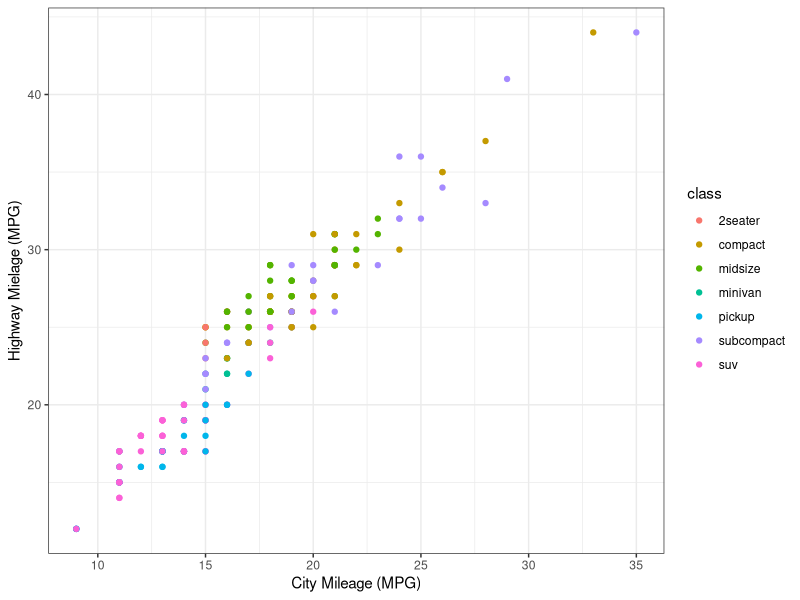
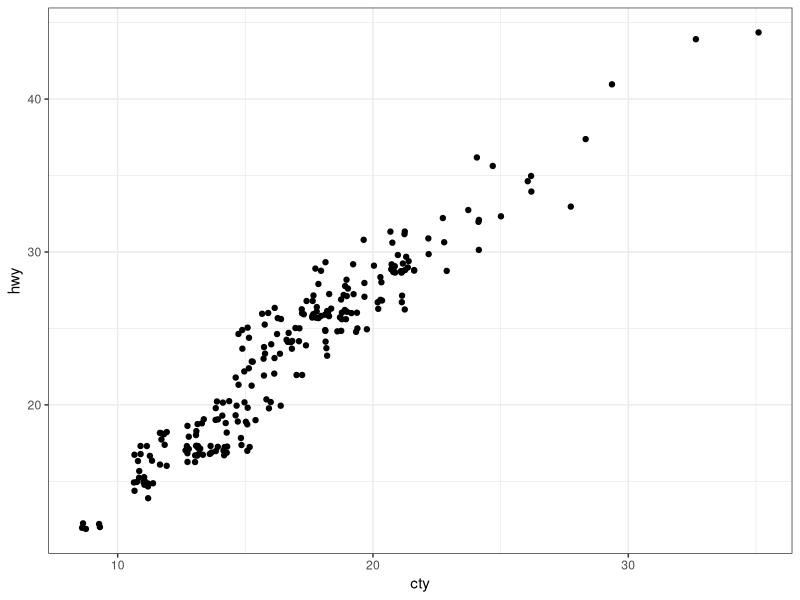
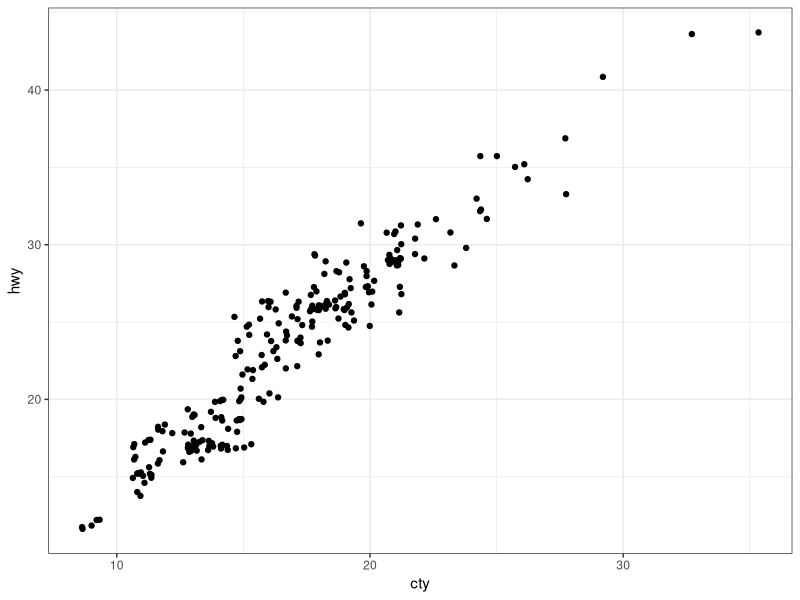
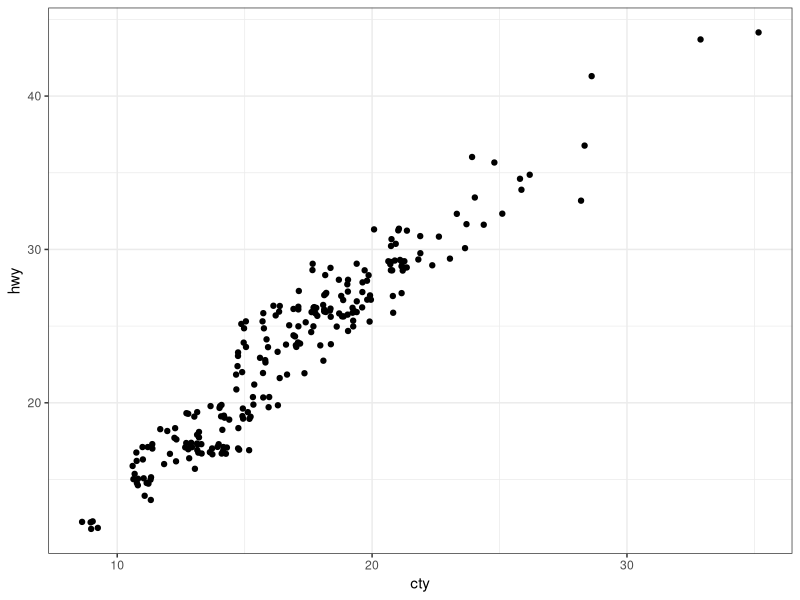
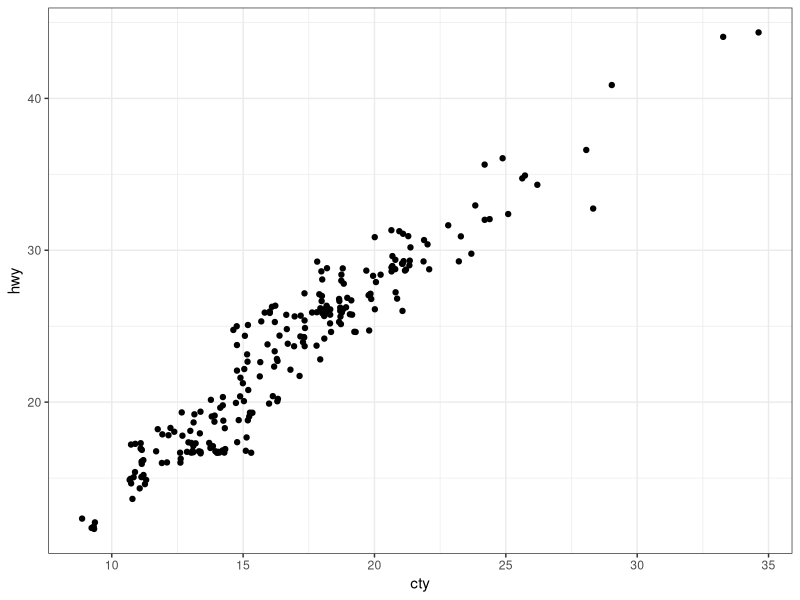
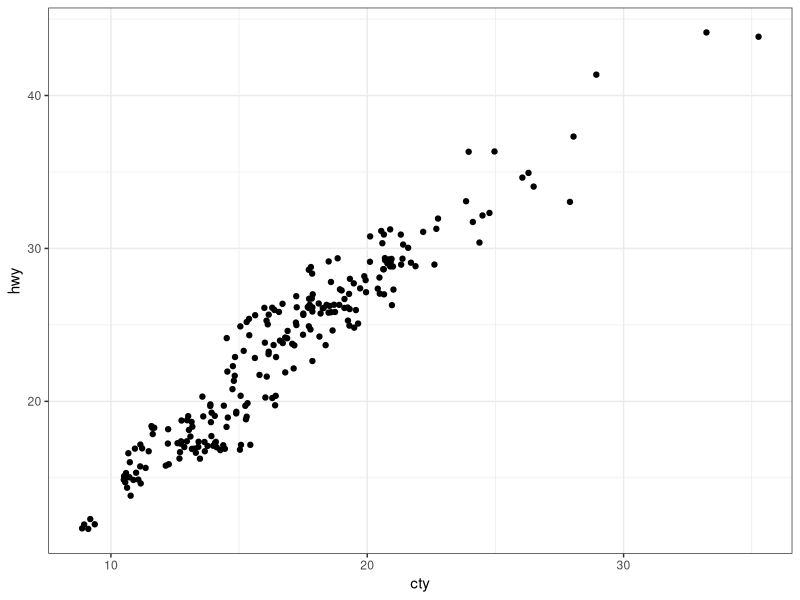
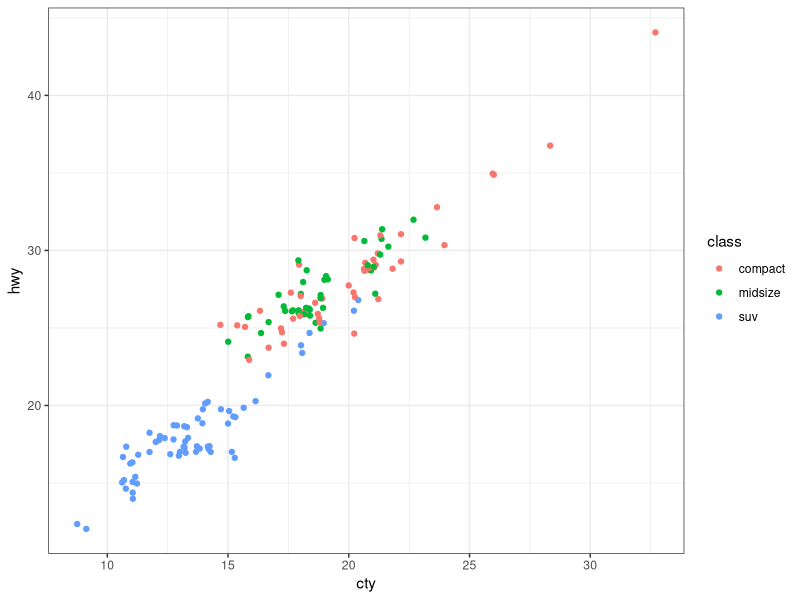
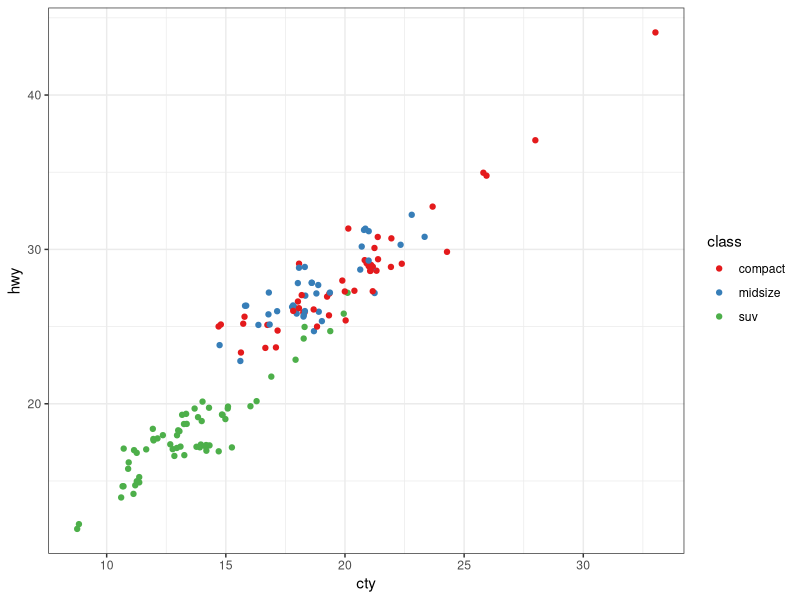

Reproduce these figures in R, in order. (Note: this script raises an error after producing the figures.)
# ---------------------------------------------------------- #
#### MODULE 3: Plot even more data!                       ####               
# ---------------------------------------------------------- #

## OBJECTIVE:
# 1. To develop a "grammar of graphics".
# 2. To become comfortable using ggplot2 for exploratory data visualization.


# ---------------------------------------------------------- #
#### SET UP:                                              ####
# ---------------------------------------------------------- #
# REMINDER: In RStudio, open the Rproject for our course (UNCG_DataWrangling), 
# pull any changes from GitHub, and navigate to the branch you created for 
# yourself (just a single branch for the whole semester) in RStudio's Git tab.
# Open this week's assignment in this new branch to complete and submit on GitHub.
# Ideally, you'll commit your answers a bit at a time as you work through
# this assignment, rather than committing all at once at the end.

# Reminder of some helpful resources for graphing in R:
# ggplot Cookbook: http://www.cookbook-r.com/Graphs/
# Official ggplot2 Book: https://ggplot2-book.org/
# Themes in ggplot2: https://ggplot2-book.org/polishing.html#themes

# In ggplot2, aesthetic means “something you can see”. Each aesthetic is a
# mapping between a visual cue and a variable.
# Examples include:
# position (i.e., on the x and y axes)
# color (“outside” color)
# fill (“inside” color)
# shape (of points)
# line type
# size

# Each type of geometric object (geom) accepts only a subset of all aesthetics.
# Refer to the geom help pages to see what mappings each geom accepts. Aesthetic
# mappings are set with the aes() function.

# TASK: We will be using the ggplot2 package for graphing. Fortunately, ggplot2 
# is nested within the tidyverse package (along with many others).
# Start by writing code to load the tidyverse library.
# HINT: see the end of assignment #1 if you forgot how to load a package.
library(tidyverse)

# TASK: Write code below to set your theme to black and white and both your major
# AND minor gridlines to element_blank for all plots you'll be making today.
# HINT: Check back to last week's assignment section 1.9 for setting themes for
# all plots.
theme_set(theme_bw())+
theme(panel.grid.major = element_blank(),
      panel.grid.minor = element_blank()) 
  

# ---------------------------------------------------------- #
#### 1.0 CORRELATION                                      ####
# ---------------------------------------------------------- #

# We learned how to make correlations last week, but it never hurts to get
# more practice! Let's start by using a data set built into ggplot2.
# The mpg dataset looks at the gas efficiency of different cars. Run the following
# code to load the data:
data(mpg, package = "ggplot2")

# TASK: Create a scatterplot (i.e., a dot plot) to relate city and highway mileage.
# Color the points by the class of car (class column) and label the x and y axis 
# to be more informative (City Mileage (MPG) vs Highway Mileage (MPG)).
# HINT: Refer back to last week's assignment or the ggplot help resources if you 
# forget how to make a scatterplot.
mpg

ggplot(mpg, aes (x = cty, y = hwy, color = class))+
         geom_point()+
         xlab("City Mileage (MPG)") + 
         ylab("Highway Mielage (MPG)")
         
# Looks alright, but the graph may be hiding some information...
# QUESTION: How many data points are in the mpg dataframe?
# 234

# QUESTION: Approximately how many dots are in the graph you just made? How does
# that compare to the number of observations in the dataframe?
# Around 80

# Try another correlation-focused geom that addresses this problem by running
# the following code:
ggplot(data=mpg, aes(x=cty, y=hwy)) + 
  geom_jitter()


# QUESTION: What happened when you created the plot with geom_jitter?
# Previously missing points appeared. The axis labels present correspond to column
# names in the dataframe.

# QUESTION: Run the code to create a plot using geom_jitter a second time. Then run it
# again and again. What happens each time? Why is this happening?
ggplot(data=mpg, aes(x=cty, y=hwy)) + 
  geom_jitter()

ggplot(data=mpg, aes(x=cty, y=hwy)) + 
  geom_jitter()

ggplot(data=mpg, aes(x=cty, y=hwy)) + 
  geom_jitter()

# The points moved every time. The points are not smoothened like what we saw
# previously with geom_point.

# TASK: The default in geom_jitter is to jitter (or slightly move) the points away
# from each other in both the x and y directions. Check the help file for geom_jitter
# and write code below to make a graph where you jitter points in only the x-dimension
# by 0.5.
ggplot(data=mpg, aes(x=cty, y=hwy)) + 
  geom_jitter(width = 0.5)


# ---------------------------------------------------------- #
#### 1.1 DETOUR! COLORS, COLORS, COLORS                   ####
# ---------------------------------------------------------- #

# Our world is so colorful, and our graphs can be too! But we want to be mindful
# of our color choices to not only be beautiful, but also informative and accessible.

# TASK: Create a new dataframe that filters our mpg data down to only information
# for car classes compact, midsize, and suv using an %in% statement. Name your 
# new dataframe mpgSubset.
# HINT: Refer back to the Transform assignment if you want help with %in% (or 
# try googling!)
mpgSubset <- mpg %>% 
  filter(class %in% c("compact", "midsize", "suv"))

# ggplot has lots of nice (and some not so nice) built-in color palettes that we 
# can use to fill our bars with color. Try running the following code:
ggplot(data=mpgSubset, aes(x=cty, y=hwy, color=class)) +
  geom_jitter()

# The code above supplies us with ggplot's default color palette, which I find not
# so pleasing. Let's try to change this!

# We can add a statement specifying the scale of colors we would prefer. One way
# to do this is to use other pre-set palettes from ggplot. Run the code below to 
# ask ggplot to use the color brewer's palette called Set 1.
ggplot(data=mpgSubset, aes(x=cty, y=hwy, color=class)) +
  geom_jitter() +
  scale_color_brewer(palette="Set1")

# Alternatively, we could use the "RdBu" palette:
ggplot(data=mpgSubset, aes(x=cty, y=hwy, color=class)) +
  geom_jitter() +
  scale_color_brewer(palette="RdBu")

# QUESTION: Investigate the color brewer's range of palettes at this website: 
# https://r-graph-gallery.com/38-rcolorbrewers-palettes.html
# What do you notice about the colors chosen from each of the palettes that we
# used above? (i.e., does it use the first three colors in the palette? The last
# three? Some other combination?)
# Set 1 game used first three. RdBu gave some other combinations.


# We could also pick out EXACTLY which colors we want for our figure. 
# There are 4 main ways to specify colors in R:
### by name
### by number
### by Hex code
### with the rgb() function

# By Name: R allows you to call more than 600 colors by name! Run the following
# code to see a list:
colors()

# We can put in the colors we chose for each variable by adding the 
# scale_color_manual() function to our plot. Try it out by running the following
# code:
ggplot(data=mpgSubset, aes(x=cty, y=hwy, color=class)) +
  geom_jitter() +
  scale_color_manual(values=c('midnightblue', 'cornflowerblue', 'tomato3'))


# You can also chose colors by number, which are assigned in R.

# TASK: Copy and paste the code to make our scatterplot and replace the color names
# with three numbers of your choice (between 1 and 657). How does your new figure look?
# HINT: remember to remove the quotation marks when calling numbers.

ggplot(data=mpgSubset, aes(x=cty, y=hwy, color=class)) +
  geom_jitter() +
  scale_color_manual(values=c(5, 55, 555))

# QUESTION: How do you think you could figure out which color name belongs to
# each color number?
# HINT: Try creating a dataframe from color() by passing it into the
# as.data.frame() function.
color_num <- as.data.frame(colors) 
color_num

# You can also chose colors by Hex code. A Hex color code is a 6-symbol code made
# of up to three 2-symbol elements (6 symbols in length all together). Each of 
# the 2-symbol elements represents a color value in the Red-Green-Blue (RGB) color
# scale from 0 to 255. Hex codes are written with a # in front of them. Let's try
# out calling our colors using hex code.
ggplot(data=mpgSubset, aes(x=cty, y=hwy, color=class)) +
  geom_jitter() +
  scale_color_manual(values=c('#191970', '#6495ED', '#FF6347'))

# There are two great things about hex codes. First, you can call ANY color you 
# want with a hex code. That is, you're not limited to the 657 colors that are
# in ggplot. By specifying the color by hex code, you can pick literally anything!


# TASK: Google the search term "color picker". This should bring up google's color
# picker (in addition to a billion other color picking websites). Use this color
# picker to generate the hex codes for three new colors of your choice. Then copy
# and paste the above code, replacing the hex codes with your color choices.
ggplot(data=mpgSubset, aes(x=cty, y=hwy, color=class)) +
  geom_jitter() +
  scale_color_manual(values=c('#03fc56', '#9803fc', '#fcdb03'))

# The second great thing about hex codes is that you can control the transparency
# of your colors. Transparency is set in a hex code by adding two extra symbols
# to the end, which together make up the "alpha" element. Adding 00 to the end 
# of your hex code will make your color completely transparent, while adding FF 
# to the end will make it completely opaque. Any number/letters in-between will 
# result in partial transparency. You can find a complete list of transparencies
# between 0-100% here: https://gist.github.com/lopspower/03fb1cc0ac9f32ef38f4

# TASK: Try out transparency by copying and pasting your graph code below and
# adding the alpha element to the end of each of your hex codes to make your
# first color 0% transparent, your second color 50% transparent, and your third
# color 100% transparent.
ggplot(data=mpgSubset, aes(x=cty, y=hwy, color=class)) +
  geom_jitter() +
  scale_color_manual(values=c('#03fc5600', '#9803fc80', '#fcdb03FF'))

# QUESTION: What happened to the point that you set to 100% transparent?
# We can't see them at all because they are 100% transparent.


# Finally, we can set our colors using the rgb() function. This operates very
# similarly to the hex code, where you can pick exactly the color and transparency
# you want. Try it out by running the following code:
ggplot(data=mpgSubset, aes(x=cty, y=hwy, color=class)) +
  geom_jitter() +
  scale_color_manual(values=c(rgb(.10, .10, .44, 1), rgb(.39, .58, .93, 1), rgb(1.0, .39, .28, 1)))

# TASK: Modify the above code to make all of your points 50% transparent.
ggplot(data=mpgSubset, aes(x=cty, y=hwy, color=class)) +
  geom_jitter() +
  scale_color_manual(values=c(rgb(.10, .10, .44, .5), rgb(.39, .58, .93, .5), rgb(1.0, .39, .28, .5)))

# There are so many inventive and artistic people in the world who have expanded
# the offerings for colors in ggplot. Check out some notable ones listed below
# when choosing colors for this assignment.
### Color-blind friendly palettes: https://github.com/JLSteenwyk/ggpubfigs
### Color palettes from vintage National Parks posters: https://github.com/katiejolly/nationalparkcolors
### Color palettes based on Wes Anderson movies: https://github.com/karthik/wesanderson
### Color palettes from famous Dutch paintings: https://github.com/EdwinTh/dutchmasters


# ---------------------------------------------------------- #
#### 1.2 DETOUR! LEGENDS                                  ####
# ---------------------------------------------------------- #

# When you specify colors in your ggplot code, R throws in a bonus legend for free!
# However, this legend is often not as clear or visually appealing as we might 
# prefer. But as with all geometric objects in ggplot, legends can be easily altered.

# Run the following code to create a scatter plot. Feel free to modify the colors
# as you prefer!
ggplot(data=mpgSubset, aes(x=cty, y=hwy, color=class)) +
  geom_jitter()

# QUESTION: Where did ggplot get the legend title and values from?


# We could change the title and values in our legend by altering the dataframe
# we are passing into ggplot. But that seems a bit drastic. Instead, we can 
# lean on the same code that specifies our color picks to alter the legend text.
# Try it out by running the following code:
ggplot(data=mpgSubset, aes(x=cty, y=hwy, color=class)) + 
  geom_jitter() + 
  scale_color_manual(values=c('#FCBA03', '#380754', '#496916'),
                     name='Class of Car', 
                     breaks=c('suv', 'midsize', 'compact'), 
                     labels=c('SUV', 'Midsize', 'Compact'))


# TASK: Label each line of the code above with what it is doing.
# HINT: Check the scale_color_manual help file or ggplot Cookbook for more info.


# IMPORTANT: It is important to pay attention to the order you provide ggplot with 
# your color choices and legend labels! Try running the following code:
ggplot(data=mpgSubset, aes(x=cty, y=hwy, color=class)) + 
  geom_jitter() + 
  scale_color_manual(values=c('#FCBA03', '#380754', '#496916'), 
                     name='Class of Car', 
                     breaks=c('suv', 'midsize', 'compact'), 
                     labels=c('Compact', 'SUV', 'Midsize')) 


# QUESTION: What is wrong with the code above? Why is it so important to be
# careful with the order you pass information into ggplot?


# While changing the legend text and factor order takes place in the scale_color_manual
# step, moving the legend around on the graph page is part of the graph theme. We
# can try this out using the code below:
ggplot(data=mpgSubset, aes(x=cty, y=hwy, color=class)) + 
  geom_jitter() + 
  theme(legend.position='top')


# TASK: Modify the code above to have the legend display along the bottom of
# the figure.


# We can also have the legend located within the area of the graph itself! We can 
# do this by specifying the coordinates for where the legend should go within the
# graph axes. First we set the legend position and then we set the anchoring 
# position by justifying the legend.
### bottom left: 0,0
### bottom right: 1,0
### top left: 0,1
### top right: 1,1

# Try it out by running the following code:
ggplot(data=mpgSubset, aes(x=cty, y=hwy, color=class)) + 
  geom_jitter() + 
  theme(legend.position=c(1,0), legend.justification=c(1,0))

# QUESTION: What happens if you don't include the code for legend justification
# above?


# TASK: Copy and paste the code from above. Modify it to place the legend in the
# upper left part of the graph.


# Finally, we might want to remove the legend altogether! We would do so by
# modifying the theme as well. 

# TASK: Check the ggplot cookbook to find the legends section. Read what it says 
# about removing the legend. Then copy and paste the graph code from above. Modify
# the code to remove the legend.


# ---------------------------------------------------------- #
#### 2.0 DEVIATION                                        ####
# ---------------------------------------------------------- #

# Used to compare variation in values between small number of items (or categories) 
# with respect to a fixed reference.

# Whether the graphical type is a deviation graph or a composition graph (or a 
# ranking graph) may depend on the underlying data structure.

# We used geom_bar() last week with factor data to create a bar graph. But
# geom_bar() is a bit tricky because it can make EITHER a bar graph or a histogram
# depending on the data you give it. The default of geom_bar() is to set stat to 
# count so if you give it just a continuous x value, it will make a histogram. Try
# it with the following code:
ggplot(data=mpg, aes(x=hwy)) + 
  geom_bar()

# In order to have the geom create bars and not a histogram, you must:
# 1) Set stat = identity
# 2) Provide both an x and a y inside the aes(), where x is either a character 
# or factor and y is numeric.

# TASK: Create a dataframe of summary statistics for the mpg data, calculating the
# mean, standard deviation, and standard error for highway mpg grouping by class.
# Name the resulting dataframe highwayMPG and your new variables hwy_mean, hwy_sd,
# and hwy_se.
# HINT: Look back at the Transform assignment if you forget how to summarize the
# data. Also recall, standard error = 1.96*standard deviation.


# TASK: Create a bar graph showing the average highway MPG on the y-axis and 
# car class on the x-axis. Fill the bars by class. Add in error bar caps that are 20%
# the width pf the bars.
# HINT: Don't forget to change stat from the default in your geom_bar() statement!


# ---------------------------------------------------------- #
#### 2.1 DETOUR! COLORS AND LEGENDS, AGAIN                ####
# ---------------------------------------------------------- #

# Recall that some geometric elements require fills instead of (or sometimes in
# addition to) colors.

# TASK: Create a bar graph with the mpg summary stats with the following parameters:
# (1) Black bar outline
# (2) Bars filled with the color brewer palette "Dark2" using the scale_fill_manual
#     statement
# (3) No legend
# (4) Informative x- and y-axis labels. 

# HINT: Carefully consider whether your color and/or fill should go within an aes() 
# statement, the scale_fill_manual or scale_color_manual statements, or neither.
# If in doubt, try a bunch of ways until it looks how we want it. And consult 
# your helpful ggplot resources on the web.


# ---------------------------------------------------------- #
#### 2.2 DETOUR! AXIS MODIFICATIONS                       ####
# ---------------------------------------------------------- #

# Run the following code, feeling free to modify colors as you prefer:
ggplot(data=highwayMPG, aes(x=class, y=hwy_mean, fill=class)) +
  geom_bar(stat='identity') 

# QUESTION: Where is ggplot getting the x-axis tick labels from?


# Often our tick labels are not the best. We can modify them to be more informative
# or visually appealing by directly modifying the dataframe, but again this feels
# a bit extreme. Instead, we can directly modify the scale of the axis. For axes
# that deal with categories, we are setting the discrete scale. Try it out by
# running the following code:
ggplot(data=highwayMPG, aes(x=class, y=hwy_mean, fill=class)) +
  geom_bar(stat='identity') +
  scale_x_discrete(labels=c('sport', 'compact', 'midsize', 'minivan', 'pickup', 'subcompact', 'SUV'))

# We can also change the scale of the continuous axes, including how large they are
# and where the tick marks fall as follows:
ggplot(data=highwayMPG, aes(x=class, y=hwy_mean, fill=class)) +
  geom_bar(stat='identity') +
  scale_y_continuous(breaks=seq(0, 50, 10)) +
  coord_cartesian(ylim=c(0,50))

# QUESTION: Try running the code above without the coord_cartesian() statement. 
# What is surprising about the resulting graph? Based on this result, what do you
# think the coord_cartesian() statement does?


# We can also add a statement into the scale discrete or continuous statements
# to name our axes, rather than putting in a whole separate step of xlab() or ylab().
# Try it out with the following code:
ggplot(data=highwayMPG, aes(x=class, y=hwy_mean, fill=class)) +
  geom_bar(stat='identity') +
  scale_x_discrete(name='Class of Car') +
  scale_y_continuous(name='Mean Highway MPG')


# Finally, we can flip our axes easily in ggplot as follows:
ggplot(data=highwayMPG, aes(x=class, y=hwy_mean, fill=class)) +
  geom_bar(stat='identity') +
  coord_flip()


# TASK: Let's put it all together. Make a graph of the mpg summary stats with the
# following specifications:
# (1) color by class of car using a color scheme of your choice (not the default)
# (2) plot the class of car on the x-axis and the highway MPG on the y axis
# (3) include better names for the x- and y-axis titles
# (4) include better names for the car classes
# (5) set the scale of the highway mpg to run from 0 to 30 with breaks every 5 
# (6) flip your axes
# (7) remove the legend


# ---------------------------------------------------------- #
#### 3.0 RANKING                                          ####
# ---------------------------------------------------------- #
# Used to compare the position or performance of multiple items with respect to 
# each other. Actual values matters somewhat less than the ranking.

# TASK: Create a dataframe of summary statistics for the mpg data, calculating the
# mean, standard deviation, and standard error for CITY mpg grouping by class.
# Name the resulting dataframe cityMPG and your new variables city_mean, city_sd,
# and city_se.
# HINT: Look back at the Transform assignment if you forget how to summarize the
# data. Also, standard error = 1.96*standard deviation.


# Now we want to plot our data in order from smallest to largest city MPG to get
# a ranking. To do so, we need to use the reorder() function to rearrange the data
# going into our x-axis.
ggplot(cityMPG, aes(x=reorder(class, city_mean), y=city_mean)) + 
  geom_bar(stat="identity")

# TASK: Recreate the above ranking figure to include the following:
# (1) class of car on the x-axis with informative axis and tick labels
# (2) MPG ordered from highest to lowest (hint: try google if you're unsure)
# (3) bars with dary grey outlines and filled by class with your favorite color scheme
# (4) error bars with end caps 30% the width of the bars
# (5) y-axis from 0 to 30 with tick marks every 5
# (6) no legend.


# ---------------------------------------------------------- #
#### 4.0 DISTRIBUTION                                     ####
# ---------------------------------------------------------- #
# When you have lots and lots of data points and want to study where and how the
# data points are distributed.

# Histograms can be accomplished with either geom_bar() or geom_histogram()
ggplot(mpg, aes(hwy)) + 
  geom_histogram()

# TASK: Recreate the graph above, but using geom_bar() instead


# TASK: Try making a histogram with the categorical variable 'manufacturer'.
# What error message do you get?


# QUESTION: What happens when you follow the advice of the error message and 
# make stat='count'?
ggplot(mpg, aes(manufacturer)) + 
  geom_histogram(stat="count")


# TASK: Make a boxplot comparing the distribution of cty (city mileage) for
# each class of car.
# HINT: Look back to last week if you forget how to make a boxplot.


# We can also make a different type of distribution, a violin plot using the 
# geom_violin statement as follows:
ggplot(mpg, aes(x=class, y=cty)) + 
  geom_violin()

# QUESTION: What does a violin plot show? Check google if you're unsure.


# ---------------------------------------------------------- #
#### 5.0 COMPOSITION                                      ####
# ---------------------------------------------------------- #
# Bar charts and pie charts are classic ways of showing composition of a dataset.

# TASK: Let's get some data for this task by determining the number of cars from 
# each car manufacturer in our mpg dataframe. We can do this as follows:
manufacturerFreq <- mpg %>% 
  group_by(manufacturer) %>% 
  summarize(frequency=length(manufacturer)) %>% 
  ungroup()

# TASK: Make a bar graph of the number of cars (frequency) by manufacturer using
# the dataframe we created above.


# We can switch the bar chart you created above into a pie chart simply by changing
# the coordinate system through a series of steps as follows:

ggplot(manufacturerFreq, aes(x=manufacturer, y=frequency)) +
  geom_bar(stat="identity") +
  coord_polar()

ggplot(manufacturerFreq, aes(x=manufacturer, y=frequency, fill=manufacturer)) +
  geom_bar(stat="identity") +
  coord_polar()

ggplot(manufacturerFreq, aes(x="", y=frequency, fill=manufacturer)) +
  geom_bar(stat="identity", width=1) +
  coord_polar()

ggplot(manufacturerFreq, aes(x="", y=frequency, fill=manufacturer)) +
  geom_bar(stat="identity", width=1) +
  coord_polar(theta="y")

ggplot(manufacturerFreq, aes(x="", y=frequency, fill=manufacturer)) +
  geom_bar(stat="identity", width=1) +
  coord_polar(theta="y", start=0) +
  theme_void() +
  theme(legend.title = element_text(size = 12.5), 
        legend.text  = element_text(size = 8.5),
        legend.key.size = unit(.75, "lines"))

# TASK: Annotate the code below to describe what each line does:
ggplot(manufacturerFreq, aes(x="", y=frequency, fill=manufacturer)) +
  geom_bar(stat="identity", width=1) +
  coord_polar(theta="y", start=0) +
  theme_void() +
  theme(legend.title = element_text(size = 12.5), 
        legend.text  = element_text(size = 8.5),
        legend.key.size = unit(.75, "lines"))


# ---------------------------------------------------------- #
#### 6.0 CHANGE                                           ####
# ---------------------------------------------------------- #

# Time series are often best visualized with line graphs. Let's try this out
# with some new data:
data("economics")

# TASK: Use the economics dataset to plot the number of people who are unemployed
# over time (unemploy vs date). Make a scatterplot, then connect the points with 
# lines using geom_line().
# HINT: use ?economics to get more information about this dataset.




# ---------------------------------------------------------- #
#### GROUPS AND MAPS                                      ####
# ---------------------------------------------------------- #

# Let's save these for group project options, this assignment is really long!









# REMEMBER: Save and push your script when you're done with this assignment!
